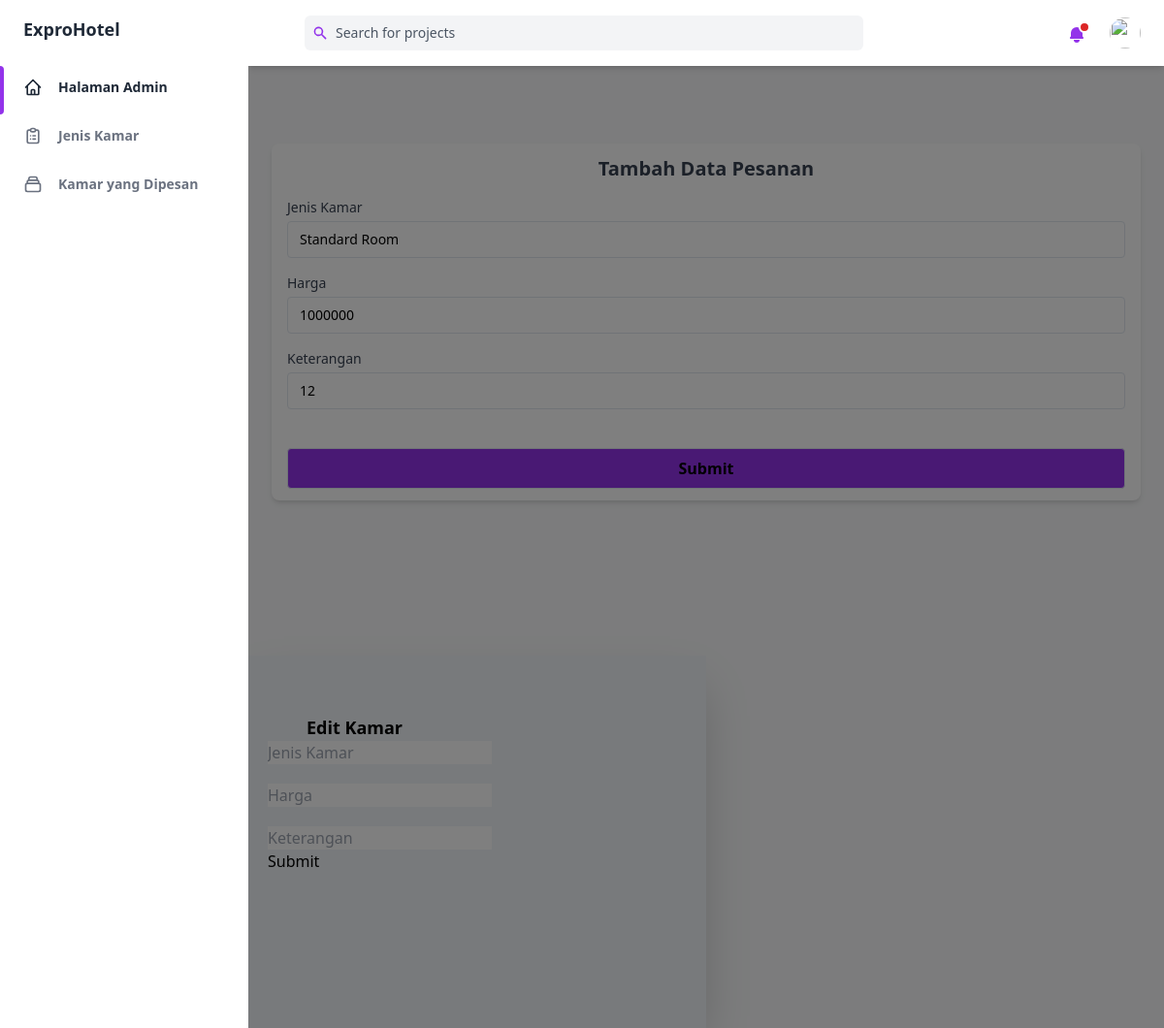
The page /admin.php?page=jeniskamar&id=1 (signed in) on the database its author committed.
### tables this page shows
CREATE TABLE `tbl_jenis_kamar` (
  `id_kamar` int NOT NULL,
  `jenis_kamar` varchar(30) NOT NULL,
  `harga` int NOT NULL,
  `keterangan` varchar(15) NOT NULL
);

### admin.php (called while the page is built, shortened)
<?php
include "layout/layout.php"; ?>

### editKamar.php (the view, shortened to what this page needs)
<?php
include "connect.php";
$id = $_GET['id'];
$sql = "SELECT * from tbl_jenis_kamar where id_kamar=$id";
$hasil = $db->query($sql);
$data = mysqli_fetch_assoc($hasil);
?>
<div class="container px-6 mx-auto grid">
    <div class="px-4 py-3 mb-8 bg-white rounded-lg shadow-md dark:bg-gray-800 mt-20">
    <form action="prosesEditKamar.php" method="POST" autocomplete="off">
        <h4 class="text-gray-700 dark:text-gray-400 text-center font-semibold text-xl">Tambah Data Pesanan</h4>
        <label class="block mt-4 text-sm">
        <span class="text-gray-700 dark:text-gray-400">
            Jenis Kamar
        </span>
        <input type="text" placeholder="Jenis Kamar" name="jenis_kamar" value="<?= $data['jenis_kamar']?>" class="block w-full mt-1 text-sm dark:text-gray-300 dark:border-gray-600 dark:bg-gray-700 focus:border-purple-400 focus:outline-none focus:shadow-outline-purple dark:focus:shadow-outline-gray form-input"">
        </label>
        <label class="block mt-4 text-sm">
        <span class="text-gray-700 dark:text-gray-400">
            Harga
        </span>
        <input type="number" placeholder="Harga" name="harga" value="<?= $data['harga']?>" class="block w-full mt-1 text-sm dark:text-gray-300 dark:border-gray-600 dark:bg-gray-700 focus:border-purple-400 focus:outline-none focus:shadow-outline-purple dark:focus:shadow-outline-gray form-input"">
        </label>
        <label class="block mt-4 text-sm">
        <span class="text-gray-700 dark:text-gray-400">
            Keterangan
        </span>
        <input type="text" placeholder="Keterangan" name="keterangan" value="<?= $data['keterangan']?>" class="block w-full mt-1 text-sm dark:text-gray-300 dark:border-gray-600 dark:bg-gray-700 focus:border-purple-400 focus:outline-none focus:shadow-outline-purple dark:focus:shadow-outline-gray form-input"">
        </label>
        <input type="submit" name="submit" class="block w-full mt-1 text-md font-semibold dark:text-white  dark:border-gray-600  bg-purple-600 focus:border-purple-400 focus:outline-none focus:shadow-outline-purple dark:focus:shadow-outline-gray form-input mt-10">
</form>
    </div>
</div>
    <div class="mt-32 w-1/2 h-96 shadow-2xl p-5 bg-slate-100">
            <h1 class="font-semibold text-lg ml-10 mt-10">Edit Kamar</h1>
        <form action="prosesEditKamar.php" method="POST">
            <input type="text" placeholder="Jenis Kamar" name="jenis_kamar" class="" > <br>
            <input type="number" placeholder="Harga" name="harga" class="mt-5"  > <br>
            <input type="text" placeholder="Keterangan" name="keterangan" class="mt-5" ><br>
            <input type="submit" name="edit">
        </form>
    </div>

### rows shown on the page
tbl_jenis_kamar: jenis_kamar "Standard Room", harga "1000000", keterangan "12"
